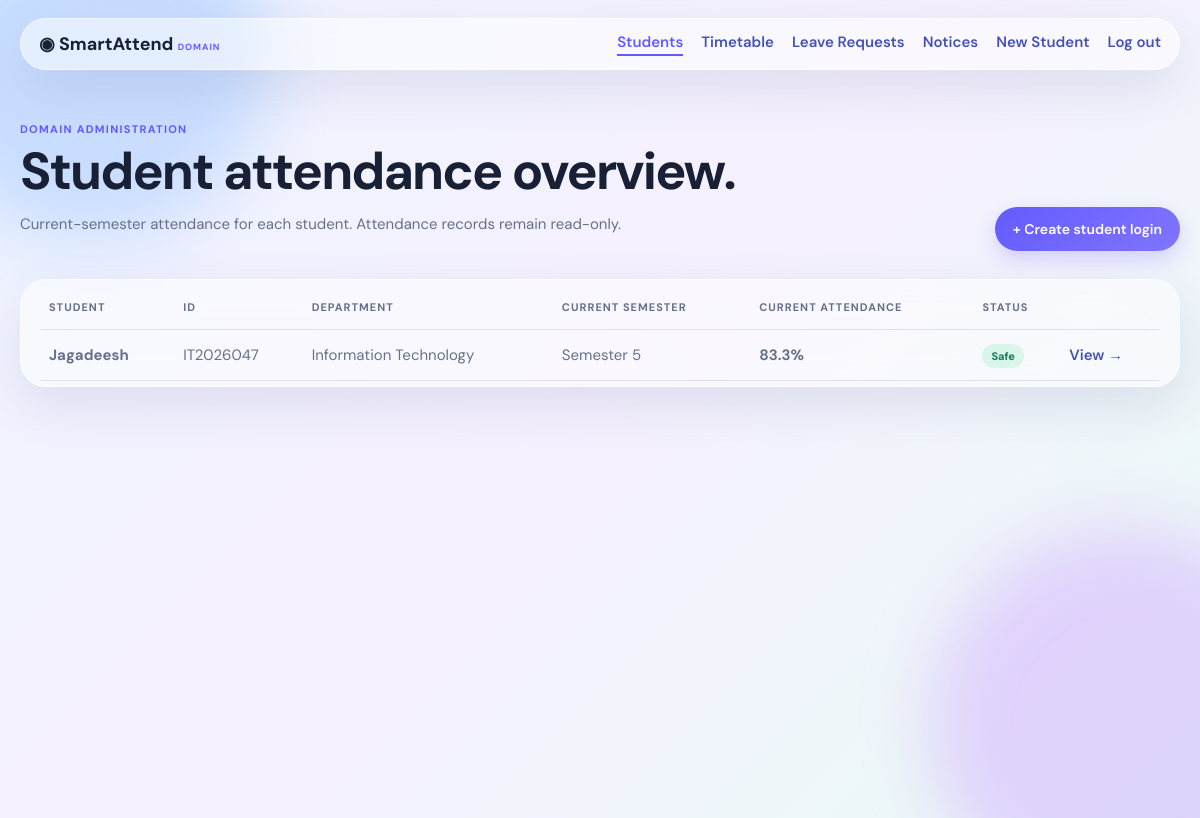
Page /admin/dashboard (signed in) on the earlier database version.
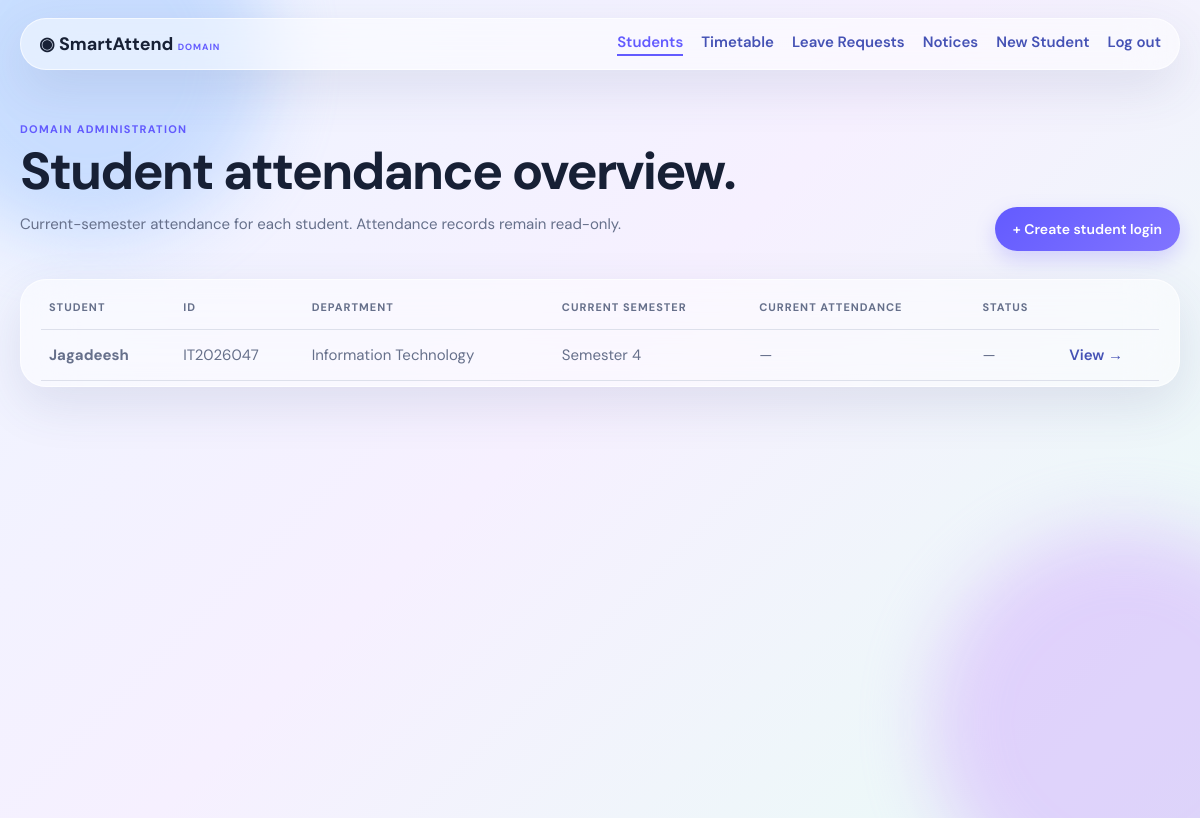
Same page on the later database version.
### tables this page shows
CREATE TABLE students (id INTEGER PRIMARY KEY, student_id TEXT UNIQUE NOT NULL, password TEXT NOT NULL, name TEXT NOT NULL, department TEXT, program TEXT, year TEXT, college TEXT, current_semester INTEGER DEFAULT 1, target_attendance REAL DEFAULT 75, theme TEXT DEFAULT 'system');

### app.py (the view)
@app.route('/admin/dashboard')
@admin_required
def admin_dashboard():
    conn = get_db()
    roster = []
    for s in conn.execute('SELECT * FROM students ORDER BY name'):
        _, current = semester_summary(conn, s)
        roster.append({
            **dict(s),
            'percentage': current['percentage'] if current['total'] else None,
            'status': current['status'] if current['total'] else 'none',
        })
    pending_leave_count = conn.execute("SELECT COUNT(*) FROM leave_requests WHERE status='pending'").fetchone()[0]
    conn.close()
    return render_template('admin_dashboard.html', roster=roster, pending_leave_count=pending_leave_count)

### app.py (called while the page is built)
def percent(attended, total):
    return round(attended * 100 / total, 1) if total else 0.0

def status_label(value):
    return 'safe' if value >= 75 else ('warning' if value >= 65 else 'critical')

def admin_required(f):
    @wraps(f)
    def inner(*args, **kwargs):
        if not session.get('admin_id'):
            return redirect(url_for('admin_login'))
        return f(*args, **kwargs)
    return inner

def stats(conn, subject_id):
    row = conn.execute(
        "SELECT COUNT(*) total, COALESCE(SUM(status='present'),0) attended FROM attendance_records WHERE subject_id=?",
        (subject_id,),
    ).fetchone()
    return row['attended'], row['total']

def subjects_for_semester(conn, sem_id):
    result = []
    for s in conn.execute('SELECT * FROM subjects WHERE semester_id=? ORDER BY name', (sem_id,)):
        attended, total = stats(conn, s['id'])
        pct = percent(attended, total)
        result.append({
            **dict(s),
            'attended': attended,
            'total': total,
            'absent': total - attended,
            'percentage': pct,
            'status': status_label(pct) if total else 'none',
        })
    return result

def get_active_semester_row(conn, student_row):
    if student_row['current_semester'] is None:
        return None
    return conn.execute(
        'SELECT * FROM semesters WHERE student_id=? AND number=? AND is_active=1 AND is_closed=0',
        (student_row['id'], student_row['current_semester']),
    ).fetchone()

def semester_summary(conn, student_row):
    sem = get_active_semester_row(conn, student_row)
    if not sem:
        return None, {'attended': 0, 'total': 0, 'absent': 0, 'percentage': 0.0, 'status': 'none'}
    sub = subjects_for_semester(conn, sem['id'])
    attended = sum(x['attended'] for x in sub)
    total = sum(x['total'] for x in sub)
    return {**dict(sem), 'subjects': sub}, {
        'attended': attended,
        'total': total,
        'absent': total - attended,
        'percentage': percent(attended, total),
        'status': status_label(percent(attended, total)) if total else 'none',
    }

### database.py (called while the page is built)
def get_db():
    conn = sqlite3.connect(DB_PATH)
    conn.row_factory = sqlite3.Row
    conn.execute('PRAGMA foreign_keys = ON')
    return conn

### templates/admin_dashboard.html (shortened to what this page needs)
{% extends 'base.html' %}
{% block content %}
<div class="welcome">
<div>
<span class="eyebrow">DOMAIN ADMINISTRATION</span>
<h1>Student attendance overview.</h1>
<p>Current-semester attendance for each student. Attendance records remain read-only.</p>
</div>
<div style="display:flex;gap:12px;align-items:center;flex-wrap:wrap">
<a class="pill" href="{{ url_for('admin_new_student') }}">+ Create student login</a>
</div>
</div>
<div class="glass table-wrap">
<table>
<thead>
<tr>
<th>Student</th>
<th>ID</th>
<th>Department</th>
<th>Current Semester</th>
<th>Current Attendance</th>
<th>Status</th>
<th></th>
</tr>
</thead>
<tbody>
{% for s in roster %}
<tr>
<td><b>{{ s['name'] }}</b></td>
<td>{{ s['student_id'] }}</td>
<td>{{ s['department'] }}</td>
<td>
{% if s['current_semester'] %}
Semester {{ s['current_semester'] }}
{% else %}
<span class="badge warning">No Active Sem</span>
{% endif %}
</td>
<td>{% if s['percentage'] is not none %}<b>{{ s['percentage'] }}%</b>{% else %}—{% endif %}</td>
<td>{% if s['percentage'] is not none %}<b class="badge {{ s['status'] }}">{{ s['status'] }}</b>{% else %}—{% endif %}</td>
<td><a class="link" href="{{ url_for('admin_student', student_id=s['id']) }}">View →</a></td>
</tr>
{% endfor %}
</tbody>
</table>
</div>
{% endblock %}

### templates/base.html (shortened to what this page needs)
<!doctype html>
<html lang="en">
<head>
<link rel="stylesheet" href="{{ url_for('static',filename='css/style.css') }}">
</head>
<body>
<div class="orb one"></div>
<div class="orb two"></div>
{% if student %}
<header class="topbar glass">
<a class="brand" href="{{ url_for('dashboard') }}">◉ SmartAttend</a>
<nav>
<a href="{{ url_for('dashboard') }}" {% if request.endpoint=='dashboard' %}class="active"{% endif %}>Home</a>
<a href="{{ url_for('current_semester') }}" {% if request.endpoint=='current_semester' %}class="active"{% endif %}>Semester</a>
<a href="{{ url_for('timetable') }}" {% if request.endpoint=='timetable' %}class="active"{% endif %}>Timetable</a>
<a href="{{ url_for('leave_requests') }}" {% if request.endpoint=='leave_requests' %}class="active"{% endif %}>Leave</a>
<a href="{{ url_for('notices') }}" {% if request.endpoint=='notices' %}class="active"{% endif %}>Notices</a>
<a href="{{ url_for('calculator') }}" {% if request.endpoint=='calculator' %}class="active"{% endif %}>Calculator</a>
<a href="{{ url_for('analytics') }}" {% if request.endpoint=='analytics' %}class="active"{% endif %}>Analytics</a>
<a href="{{ url_for('history') }}" {% if request.endpoint=='history' %}class="active"{% endif %}>History</a>
<a href="{{ url_for('academic_history') }}" {% if request.endpoint=='academic_history' %}class="active"{% endif %}>Past Semesters</a>
<a href="{{ url_for('logout') }}">Log out</a>
</nav>
</header>
{% elif session.get('admin_id') %}
<header class="topbar glass">
<a class="brand" href="{{ url_for('admin_dashboard') }}">◉ SmartAttend <small>DOMAIN</small></a>
<nav>
<a href="{{ url_for('admin_dashboard') }}" {% if request.endpoint=='admin_dashboard' %}class="active"{% endif %}>Students</a>
<a href="{{ url_for('admin_timetable') }}" {% if request.endpoint=='admin_timetable' %}class="active"{% endif %}>Timetable</a>
<a href="{{ url_for('admin_leave_requests') }}" {% if request.endpoint=='admin_leave_requests' %}class="active"{% endif %}>Leave Requests</a>
<a href="{{ url_for('admin_notices') }}" {% if request.endpoint=='admin_notices' %}class="active"{% endif %}>Notices</a>
<a href="{{ url_for('admin_new_student') }}" {% if request.endpoint=='admin_new_student' %}class="active"{% endif %}>New Student</a>
<a href="{{ url_for('admin_logout') }}">Log out</a>
</nav>
</header>
{% endif %}
<main class="container">
{% block content %}{% endblock %}
</main>
</body>
</html>

### static/css/style.css (style rules this page uses)
:root { --ink:#172035;--muted:#66708b;--line:rgba(255,255,255,.65);--violet:#635bff;--safe:#157a5d;--warn:#b66a00;--danger:#c83a52 }
* { box-sizing:border-box }
body { margin:0;min-height:100vh;background:linear-gradient(135deg,#eef5ff,#f6f0ff 48%,#e9fbf6);color:var(--ink);font:15px 'DM Sans',sans-serif }
.orb { position:fixed;border-radius:50%;filter:blur(35px);opacity:.48;pointer-events:none;z-index:-1 }
.one { width:360px;height:360px;background:#9fc5ff;top:-120px;left:-90px }
.two { width:390px;height:390px;background:#d2a9ff;right:-120px;bottom:-100px }
.container { width:min(1180px,calc(100% - 40px));margin:0 auto;padding:44px 0 80px }
.glass { background:rgba(255,255,255,.49);border:1px solid var(--line);box-shadow:0 18px 50px rgba(61,72,125,.12);backdrop-filter:blur(24px);-webkit-backdrop-filter:blur(24px);border-radius:26px }
.topbar { width:min(1180px,calc(100% - 40px));margin:18px auto 0;padding:13px 18px;display:flex;align-items:center;justify-content:space-between }
.brand { font-size:18px;font-weight:700;text-decoration:none;color:var(--ink) }
.brand small { font-size:9px;letter-spacing:1px;color:var(--violet) }
nav { display:flex;gap:18px }
nav a,.link,.back { color:#4552b5;text-decoration:none;font-weight:600 }
.welcome { display:flex;justify-content:space-between;align-items:end;gap:20px;margin-bottom:28px }
.eyebrow { display:block;color:var(--violet);font-size:11px;font-weight:700;letter-spacing:1.3px;margin:8px 0 }
h1 { font-size:clamp(30px,5vw,52px);line-height:1.04;margin:6px 0 10px;letter-spacing:-1.9px }
p { color:var(--muted);line-height:1.55 }
.pill,button { border:0;background:linear-gradient(135deg,#635bff,#8174ff);color:white;text-decoration:none;border-radius:999px;padding:13px 18px;font:600 14px 'DM Sans';cursor:pointer;box-shadow:0 8px 20px #786cff44 }
.table-wrap { overflow:auto;padding:5px 20px }
table { border-collapse:collapse;width:100%;min-width:650px }
th,td { text-align:left;padding:15px 8px;border-bottom:1px solid #dde0eb;color:var(--muted) }
th { font-size:11px;text-transform:uppercase;letter-spacing:1px }
nav a.active { color:var(--violet);border-bottom:2px solid var(--violet);padding-bottom:2px }

Differences in the rows shown:
changed students "Jagadeesh": current_semester "5" → "4"; percentage "83.3" → (not shown); status "Safe" → (not shown); text "%" → "— —"
